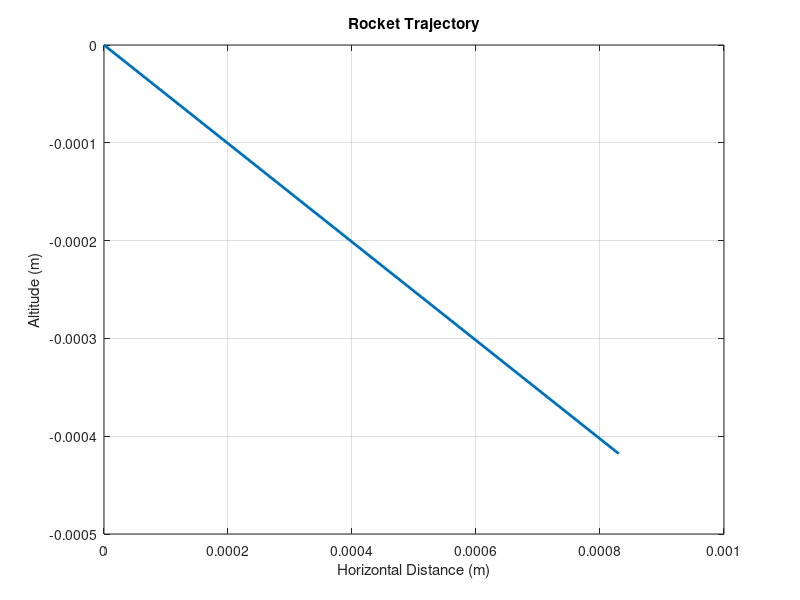
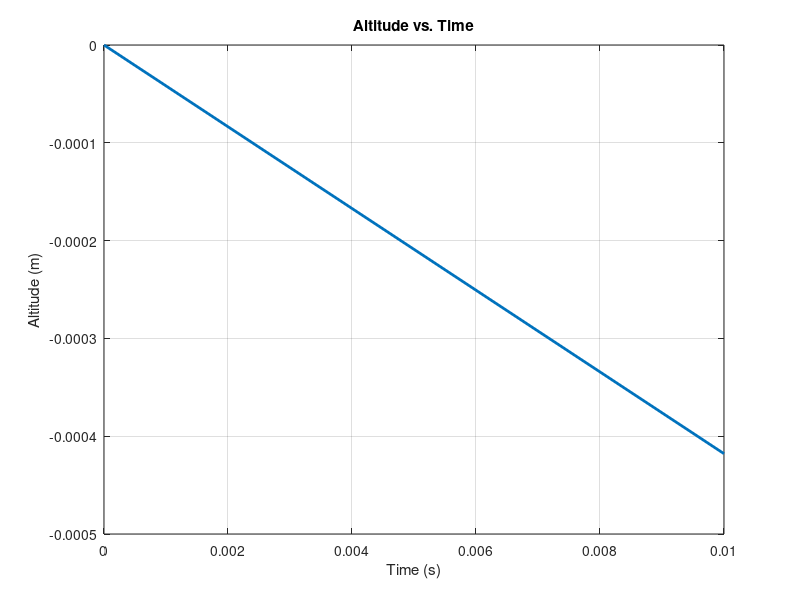
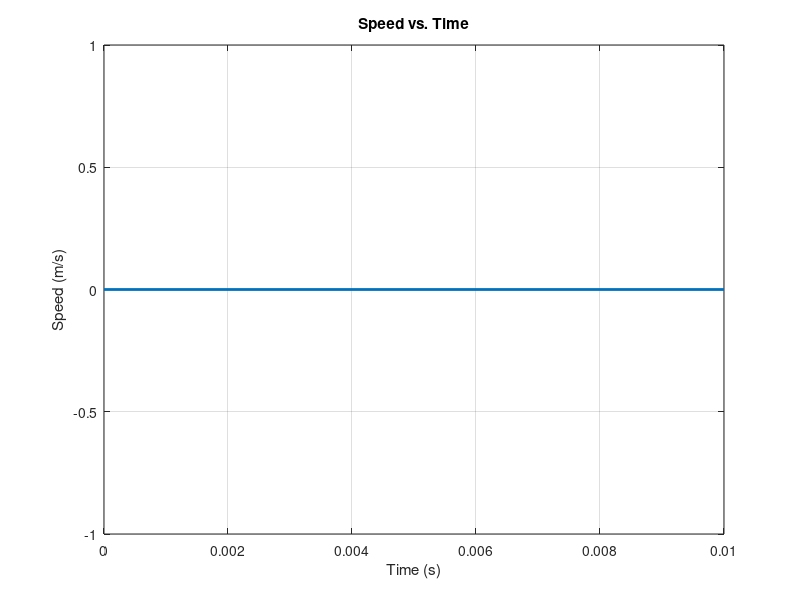
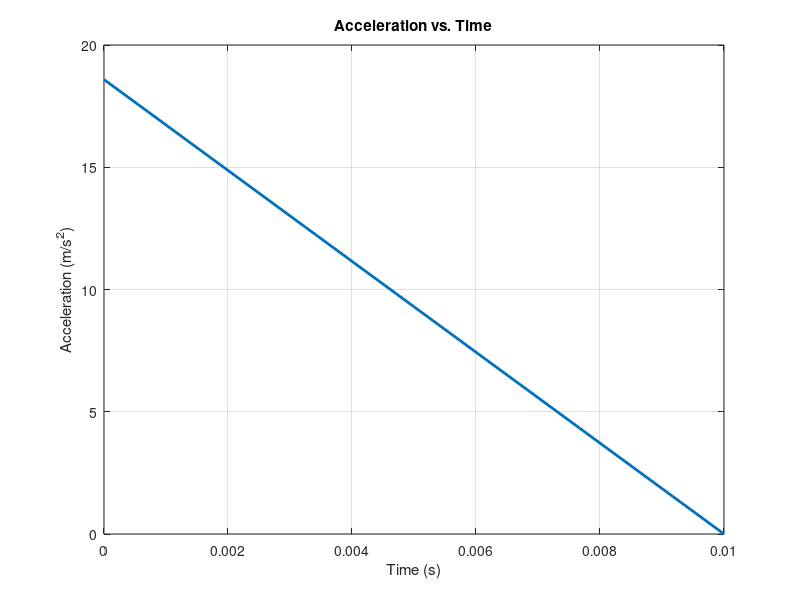

Recreate these plots in MATLAB, in order.
% MATLAB Rocket Trajectory Simulator
% Pranav Nair 2026

clear;
clc;
close all;

%% ============================================================
%  1. ROCKET PARAMETERS
%  ============================================================

% Rocket mass
dryMass = 20;             
fuelMass = 10;             

% Engine
thrust = 500;              
burnTime = 5;              

% Rocket geometry
diameter = 0.10;           
Cd = 0.30;                 

% Launch conditions
launchAngle = input('Input a desired launch angle between 0 and 90 degrees. ');      
initialVelocity = 0;      
initialAltitude = 0;    

%% ============================================================
%  2. CONSTANTS
%  ============================================================

g = 9.81;                  % gravitational acceleration (m/s^2)

rho0 = 1.225;              % sea-level air density (kg/m^3)
scaleHeight = 8500;        % atmospheric scale height (m)

% Cross-sectional area
A = pi * (diameter / 2)^2;

% Convert angle to radians
theta = deg2rad(launchAngle);

%% ============================================================
%  3. SIMULATION SETTINGS
%  ============================================================

dt = 0.01;                 % time step (seconds)
maxTime = 300;             % maximum simulation time (seconds)

t = 0:dt:maxTime;

% Number of time steps
N = length(t);

%% ============================================================
%  4. PREALLOCATE ARRAYS
%  ============================================================

x = zeros(1,N);
y = zeros(1,N);

vx = zeros(1,N);
vy = zeros(1,N);

ax = zeros(1,N);
ay = zeros(1,N);

speed = zeros(1,N);

mass = zeros(1,N);
fuelRemaining = zeros(1,N);

thrustHistory = zeros(1,N);
dragHistory = zeros(1,N);
airDensity = zeros(1,N);

%% ============================================================
%  5. INITIAL CONDITIONS
%  ============================================================

x(1) = 0;
y(1) = initialAltitude;

vx(1) = initialVelocity * cos(theta);
vy(1) = initialVelocity * sin(theta);

mass(1) = dryMass + fuelMass;
fuelRemaining(1) = fuelMass;

%% ============================================================
%  6. MAIN SIMULATION LOOP
%  ============================================================

lastIndex = N;

for i = 1:N-1

    %% --------------------------------------------------------
    %  A. CHECK IF ROCKET IS STILL BURNING
    %  --------------------------------------------------------

    if t(i) <= burnTime && fuelRemaining(i) > 0

        % Thrust is active
        currentThrust = thrust;

        % Constant fuel burn rate
        fuelBurnRate = fuelMass / burnTime;

        % Fuel used during this time step
        fuelUsed = fuelBurnRate * dt;

        % Prevent fuel from going negative
        fuelUsed = min(fuelUsed, fuelRemaining(i));

        fuelRemaining(i+1) = fuelRemaining(i) - fuelUsed;

    else

        % Engine is off
        currentThrust = 0;

        % No more fuel
        fuelRemaining(i+1) = 0;

    end

    %% --------------------------------------------------------
    %  B. CALCULATE CURRENT MASS
    %  --------------------------------------------------------

    mass(i) = dryMass + fuelRemaining(i);

    %% --------------------------------------------------------
    %  C. CALCULATE SPEED
    %  --------------------------------------------------------

    speed(i) = sqrt(vx(i)^2 + vy(i)^2);

    %% --------------------------------------------------------
    %  D. CALCULATE AIR DENSITY
    %  --------------------------------------------------------

    % Prevent negative altitude from affecting density
    currentAltitude = max(y(i),0);

    airDensity(i) = rho0 * exp(-currentAltitude / scaleHeight);

    %% --------------------------------------------------------
    %  E. CALCULATE DRAG
    %  --------------------------------------------------------

    if speed(i) > 0

        drag = 0.5 * airDensity(i) * speed(i)^2 * Cd * A;

    else

        drag = 0;

    end

    %% --------------------------------------------------------
    %  F. BREAK THRUST INTO X AND Y COMPONENTS
    %  --------------------------------------------------------

    thrustX = currentThrust * cos(theta);
    thrustY = currentThrust * sin(theta);

    %% --------------------------------------------------------
    %  G. BREAK DRAG INTO X AND Y COMPONENTS
    %  --------------------------------------------------------

    if speed(i) > 0

        dragX = -drag * vx(i) / speed(i);
        dragY = -drag * vy(i) / speed(i);

    else

        dragX = 0;
        dragY = 0;

    end

    %% --------------------------------------------------------
    %  H. CALCULATE NET FORCES
    %  --------------------------------------------------------

    forceX = thrustX + dragX;

    forceY = thrustY + dragY - mass(i) * g;

    %% --------------------------------------------------------
    %  I. CALCULATE ACCELERATION
    %  --------------------------------------------------------

    ax(i) = forceX / mass(i);

    ay(i) = forceY / mass(i);

    %% --------------------------------------------------------
    %  J. UPDATE VELOCITY
    %  --------------------------------------------------------

    vx(i+1) = vx(i) + ax(i) * dt;

    vy(i+1) = vy(i) + ay(i) * dt;

    %% --------------------------------------------------------
    %  K. UPDATE POSITION
    %  --------------------------------------------------------

    x(i+1) = x(i) + vx(i) * dt + ...
             0.5 * ax(i) * dt^2;

    y(i+1) = y(i) + vy(i) * dt + ...
             0.5 * ay(i) * dt^2;

    %% --------------------------------------------------------
    %  L. STORE DATA
    %  --------------------------------------------------------

    thrustHistory(i) = currentThrust;
    dragHistory(i) = drag;

    %% --------------------------------------------------------
    %  M. CHECK IF ROCKET HAS LANDED
    %  --------------------------------------------------------

    if y(i+1) < 0 && t(i+1) > 0

        % Interpolate approximately to ground level
        lastIndex = i + 1;

        break;

    end

end

%% ============================================================
%  7. TRIM ARRAYS
%  ============================================================

t = t(1:lastIndex);

x = x(1:lastIndex);
y = y(1:lastIndex);

vx = vx(1:lastIndex);
vy = vy(1:lastIndex);

ax = ax(1:lastIndex);
ay = ay(1:lastIndex);

speed = speed(1:lastIndex);

mass = mass(1:lastIndex);
fuelRemaining = fuelRemaining(1:lastIndex);

thrustHistory = thrustHistory(1:lastIndex);
dragHistory = dragHistory(1:lastIndex);
airDensity = airDensity(1:lastIndex);

%% ============================================================
%  8. CALCULATE RESULTS
%  ============================================================

[maxAltitude, altitudeIndex] = max(y);

[maxSpeed, speedIndex] = max(speed);

[maxRange, ~] = max(x);

flightTime = t(end);

peakAltitudeTime = t(altitudeIndex);
peakSpeedTime = t(speedIndex);

%% ============================================================
%  9. DISPLAY RESULTS
%  ============================================================

fprintf('\n');
fprintf('============================================\n');
fprintf('       ROCKET TRAJECTORY SIMULATOR\n');
fprintf('============================================\n');

fprintf('\nROCKET PARAMETERS\n');
fprintf('Dry Mass:              %.2f kg\n', dryMass);
fprintf('Initial Fuel Mass:     %.2f kg\n', fuelMass);
fprintf('Total Initial Mass:    %.2f kg\n', dryMass + fuelMass);
fprintf('Thrust:                %.2f N\n', thrust);
fprintf('Burn Time:             %.2f s\n', burnTime);
fprintf('Diameter:              %.3f m\n', diameter);
fprintf('Drag Coefficient:      %.2f\n', Cd);
fprintf('Launch Angle:          %.2f degrees\n', launchAngle);

fprintf('\nSIMULATION RESULTS\n');
fprintf('Maximum Altitude:      %.2f m\n', maxAltitude);
fprintf('Maximum Altitude:      %.2f km\n', maxAltitude / 1000);

fprintf('Maximum Speed:         %.2f m/s\n', maxSpeed);
fprintf('Maximum Speed:         %.2f km/h\n', maxSpeed * 3.6);

fprintf('Maximum Range:         %.2f m\n', maxRange);
fprintf('Maximum Range:         %.2f km\n', maxRange / 1000);

fprintf('Flight Time:           %.2f s\n', flightTime);

fprintf('Time of Peak Altitude: %.2f s\n', peakAltitudeTime);
fprintf('Time of Peak Speed:    %.2f s\n', peakSpeedTime);


%% ============================================================
%  10. ROCKET TRAJECTORY GRAPH
%  ============================================================

figure;

plot(x, y, 'LineWidth', 2);

grid on;

xlabel('Horizontal Distance (m)');
ylabel('Altitude (m)');

title('Rocket Trajectory');

%% ============================================================
%  11. ALTITUDE VS TIME GRAPH
%  ============================================================

figure;

plot(t, y, 'LineWidth', 2);

grid on;

xlabel('Time (s)');
ylabel('Altitude (m)');

title('Altitude vs. Time');

%% ============================================================
%  12. SPEED VS TIME GRAPH
%  ============================================================

figure;

plot(t, speed, 'LineWidth', 2);

grid on;

xlabel('Time (s)');
ylabel('Speed (m/s)');

title('Speed vs. Time');

%% ============================================================
%  13. ACCELERATION VS TIME GRAPH
%  ============================================================

acceleration = sqrt(ax.^2 + ay.^2);

figure;

plot(t, acceleration, 'LineWidth', 2);

grid on;

xlabel('Time (s)');
ylabel('Acceleration (m/s^2)');

title('Acceleration vs. Time');

%% ============================================================
%  14. THRUST & DRAG GRAPH
%  ============================================================

figure;

plot(t, thrustHistory, 'LineWidth', 2);

hold on;

plot(t, dragHistory, 'LineWidth', 2);

grid on;

xlabel('Time (s)');
ylabel('Force (N)');

title('Thrust vs. Aerodynamic Drag');

legend('Thrust', 'Drag');

%% ============================================================
%  15. MASS VS TIME GRAPH
%  ============================================================

figure;

plot(t, mass, 'LineWidth', 2);

grid on;

xlabel('Time (s)');
ylabel('Mass (kg)');

title('Rocket Mass vs. Time');

%% ============================================================
%  16. AIR DENSITY VS ALTITUDE GRAPH
%  ============================================================

figure;

plot(y, airDensity, 'LineWidth', 2);

grid on;

xlabel('Altitude (m)');
ylabel('Air Density (kg/m^3)');

title('Atmospheric Density vs. Altitude');
